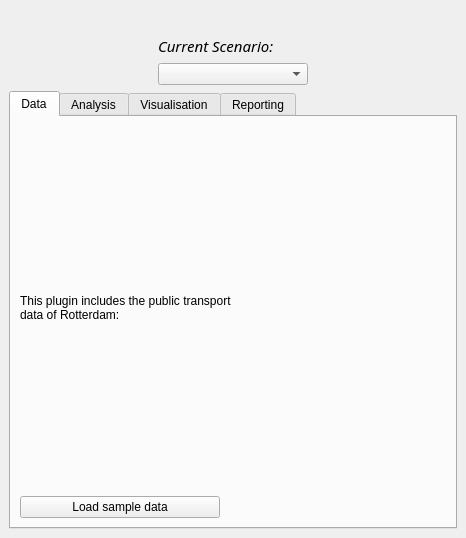
<?xml version="1.0" encoding="UTF-8"?>
<ui version="4.0">
 <class>SpatialDecisionDockWidgetBase</class>
 <widget class="QDockWidget" name="SpatialDecisionDockWidgetBase">
  <property name="geometry">
   <rect>
    <x>0</x>
    <y>0</y>
    <width>466</width>
    <height>538</height>
   </rect>
  </property>
  <property name="sizePolicy">
   <sizepolicy hsizetype="Fixed" vsizetype="Expanding">
    <horstretch>0</horstretch>
    <verstretch>0</verstretch>
   </sizepolicy>
  </property>
  <property name="minimumSize">
   <size>
    <width>466</width>
    <height>507</height>
   </size>
  </property>
  <property name="acceptDrops">
   <bool>false</bool>
  </property>
  <property name="styleSheet">
   <string notr="true">background=rgb(255, 255, 255)</string>
  </property>
  <property name="windowTitle">
   <string>Trial</string>
  </property>
  <widget class="QWidget" name="dockWidgetContents">
   <layout class="QVBoxLayout" name="verticalLayout_3">
    <item>
     <layout class="QHBoxLayout" name="horizontalLayout">
      <item>
       <spacer name="horizontalSpacer">
        <property name="orientation">
         <enum>Qt::Horizontal</enum>
        </property>
        <property name="sizeHint" stdset="0">
         <size>
          <width>40</width>
          <height>20</height>
         </size>
        </property>
       </spacer>
      </item>
      <item>
       <widget class="QLabel" name="label_4">
        <property name="text">
         <string/>
        </property>
        <property name="pixmap">
         <pixmap>planners.jpg</pixmap>
        </property>
       </widget>
      </item>
      <item>
       <spacer name="horizontalSpacer_2">
        <property name="orientation">
         <enum>Qt::Horizontal</enum>
        </property>
        <property name="sizeHint" stdset="0">
         <size>
          <width>40</width>
          <height>20</height>
         </size>
        </property>
       </spacer>
      </item>
     </layout>
    </item>
    <item>
     <layout class="QHBoxLayout" name="horizontalLayout_2">
      <item>
       <spacer name="horizontalSpacer_4">
        <property name="orientation">
         <enum>Qt::Horizontal</enum>
        </property>
        <property name="sizeHint" stdset="0">
         <size>
          <width>40</width>
          <height>20</height>
         </size>
        </property>
       </spacer>
      </item>
      <item>
       <layout class="QVBoxLayout" name="verticalLayout_2">
        <item>
         <widget class="QLabel" name="label_2">
          <property name="font">
           <font>
            <family>Trebuchet MS</family>
            <pointsize>11</pointsize>
            <weight>50</weight>
            <italic>true</italic>
            <bold>false</bold>
           </font>
          </property>
          <property name="styleSheet">
           <string notr="true">font: italic 11pt &quot;Trebuchet MS&quot;;
</string>
          </property>
          <property name="text">
           <string>Current Scenario:</string>
          </property>
         </widget>
        </item>
        <item>
         <widget class="QComboBox" name="scenarioCombo">
          <property name="sizePolicy">
           <sizepolicy hsizetype="Expanding" vsizetype="Fixed">
            <horstretch>0</horstretch>
            <verstretch>0</verstretch>
           </sizepolicy>
          </property>
          <property name="styleSheet">
           <string notr="true">font: 9pt &quot;Trebuchet MS&quot;;</string>
          </property>
         </widget>
        </item>
       </layout>
      </item>
      <item>
       <spacer name="horizontalSpacer_3">
        <property name="orientation">
         <enum>Qt::Horizontal</enum>
        </property>
        <property name="sizeHint" stdset="0">
         <size>
          <width>40</width>
          <height>20</height>
         </size>
        </property>
       </spacer>
      </item>
     </layout>
    </item>
    <item>
     <widget class="QTabWidget" name="sampleWidgets">
      <property name="sizePolicy">
       <sizepolicy hsizetype="Ignored" vsizetype="Expanding">
        <horstretch>0</horstretch>
        <verstretch>0</verstretch>
       </sizepolicy>
      </property>
      <property name="minimumSize">
       <size>
        <width>260</width>
        <height>0</height>
       </size>
      </property>
      <property name="styleSheet">
       <string notr="true">font: 9pt &quot;Trebuchet MS&quot;;</string>
      </property>
      <property name="currentIndex">
       <number>0</number>
      </property>
      <widget class="QWidget" name="dataTab">
       <attribute name="title">
        <string>Data</string>
       </attribute>
       <layout class="QVBoxLayout" name="verticalLayout_5">
        <item>
         <layout class="QVBoxLayout" name="verticalLayout_4">
          <item>
           <widget class="QLabel" name="label_3">
            <property name="sizePolicy">
             <sizepolicy hsizetype="Minimum" vsizetype="Preferred">
              <horstretch>0</horstretch>
              <verstretch>0</verstretch>
             </sizepolicy>
            </property>
            <property name="minimumSize">
             <size>
              <width>300</width>
              <height>0</height>
             </size>
            </property>
            <property name="styleSheet">
             <string notr="true">font: &quot;Trebuchet MS&quot;;</string>
            </property>
            <property name="text">
             <string>&lt;html&gt;&lt;head/&gt;&lt;body&gt;&lt;p&gt;This plugin includes the public transport &lt;br/&gt;data of Rotterdam:&lt;/p&gt;&lt;/body&gt;&lt;/html&gt;</string>
            </property>
           </widget>
          </item>
          <item>
           <widget class="QPushButton" name="loadRotterdamButton">
            <property name="sizePolicy">
             <sizepolicy hsizetype="Fixed" vsizetype="Fixed">
              <horstretch>0</horstretch>
              <verstretch>0</verstretch>
             </sizepolicy>
            </property>
            <property name="minimumSize">
             <size>
              <width>200</width>
              <height>0</height>
             </size>
            </property>
            <property name="styleSheet">
             <string notr="true">font: 75 bold italic&quot;Trebuchet MS&quot;;</string>
            </property>
            <property name="text">
             <string>Load sample data</string>
            </property>
           </widget>
          </item>
         </layout>
        </item>
       </layout>
      </widget>
      <widget class="QWidget" name="analysisTab">
       <attribute name="title">
        <string>Analysis</string>
       </attribute>
       <layout class="QVBoxLayout" name="verticalLayout_6">
        <item>
         <widget class="QPushButton" name="startButton">
          <property name="text">
           <string>Start selecting</string>
          </property>
         </widget>
        </item>
        <item>
         <widget class="QPushButton" name="finishButton">
          <property name="text">
           <string>Finish selecting</string>
          </property>
         </widget>
        </item>
        <item>
         <widget class="QTextEdit" name="showCoordinates"/>
        </item>
        <item>
         <widget class="QLabel" name="label">
          <property name="text">
           <string/>
          </property>
         </widget>
        </item>
       </layout>
      </widget>
      <widget class="QWidget" name="tab">
       <property name="sizePolicy">
        <sizepolicy hsizetype="Fixed" vsizetype="Preferred">
         <horstretch>0</horstretch>
         <verstretch>0</verstretch>
        </sizepolicy>
       </property>
       <attribute name="title">
        <string>Visualisation</string>
       </attribute>
       <layout class="QVBoxLayout" name="verticalLayout_7">
        <item>
         <layout class="QVBoxLayout" name="chartLayout"/>
        </item>
       </layout>
      </widget>
      <widget class="QWidget" name="visualisationTab">
       <attribute name="title">
        <string>Reporting</string>
       </attribute>
       <layout class="QVBoxLayout" name="verticalLayout">
        <item>
         <widget class="QTableWidget" name="tableWidget"/>
        </item>
       </layout>
      </widget>
     </widget>
    </item>
   </layout>
  </widget>
 </widget>
 <resources/>
 <connections/>
</ui>
